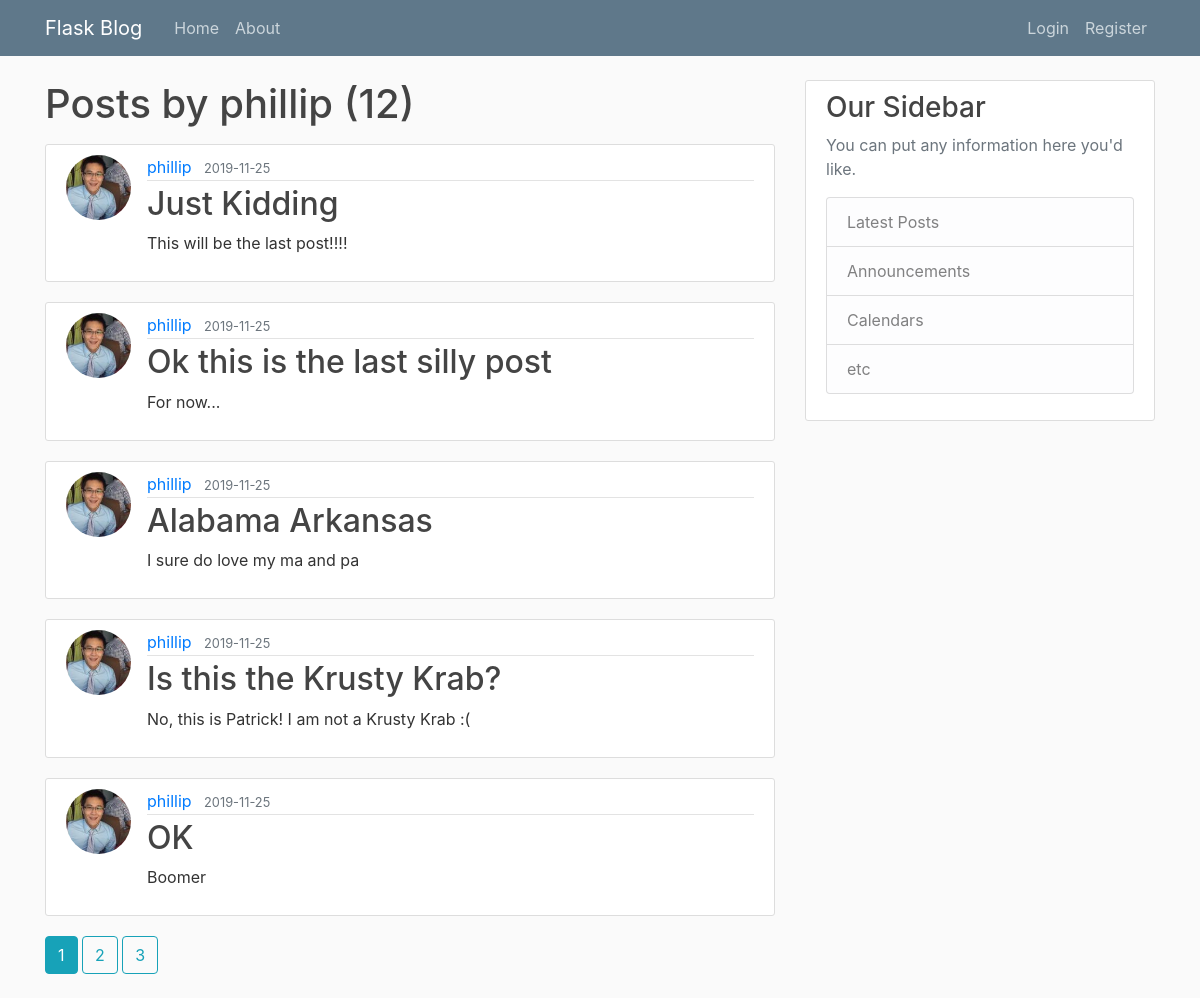
The page /user/phillip on the database its author committed.
### flaskblog/models.py (models this page shows, shortened)
class User(db.Model, UserMixin):
    id = db.Column(db.Integer, primary_key=True)
    username = db.Column(db.String(20), unique=True, nullable=False)
    email = db.Column(db.String(120), unique=True, nullable=False)
    image_file = db.Column(db.String(20), nullable=False, default='default.jpg')
    password = db.Column(db.String(60), nullable=False)
    posts = db.relationship('Post', backref='author', lazy=True)

class Post(db.Model):
    id = db.Column(db.Integer, primary_key=True)
    title = db.Column(db.String(100), nullable=False)
    date_posted = db.Column(db.DateTime, nullable=False, default=datetime.utcnow)
    content = db.Column(db.Text, nullable=False)
    user_id = db.Column(db.Integer, db.ForeignKey('user.id'), nullable=False)

### flaskblog/users/routes.py (the view)
@users.route("/user/<string:username>")
def user_posts(username):
    page = request.args.get('page', default=1, type=int)
    user = User.query.filter_by(username=username).first_or_404()
    posts = Post.query.filter_by(author=user) \
        .order_by(Post.date_posted.desc())\
        .paginate(page=page, per_page=5)
    return render_template('user_post.html', posts=posts, user=user)

### flaskblog/templates/user_post.html
{% extends "layout.html" %}
{% block content %}
    <h1 class="mb-3">Posts by {{ user.username }} ({{ posts.total }})</h1>
    {% for post in posts.items %}
        <article class="media content-section">
            <img class="rounded-circle article-img" src="{{ url_for('static', filename='profile_pics/' + post.author.image_file) }}">
            <div class="media-body">
                <div class="article-metadata">
                    <a class="mr-2" href="{{ url_for('users.user_posts', username=post.author.username) }}">{{ post.author.username }}</a>
                    <small class="text-muted">{{ post.date_posted.strftime('%Y-%m-%d') }}</small>
                </div>
                <h2><a class="article-title" href="{{ url_for('posts.post', post_id=post.id) }}">{{ post.title }}</a></h2>
                <p class="article-content">{{ post.content }}</p>
            </div>
        </article>
    {% endfor %}
    {% for page_num in posts.iter_pages(left_edge=1, right_edge=1, left_current=1, right_current=2) %}
        {% if page_num %}
            {% if page_num == posts.page %}
                <a class="btn btn-info mb-4" href="{{ url_for('users.user_posts', username=user.username, page=page_num) }}">{{ page_num }}</a>
            {% else %}
                <a class="btn btn-outline-info mb-4" href="{{ url_for('users.user_posts', username=user.username, page=page_num) }}">{{ page_num }}</a>
            {% endif %}
        {% else %}
            ...
        {% endif %}
    {% endfor %}
{% endblock content %}

### flaskblog/static/main.css (style rules this page uses)
body { background: #fafafa; color: #333333; margin-top: 5rem; }
h1, h2, h3, h4, h5, h6 { color: #444444; }
.content-section { background: #ffffff; padding: 10px 20px; border: 1px solid #dddddd; border-radius: 3px; margin-bottom: 20px; }
.article-title { color: #444444; }
.article-content { white-space: pre-line; }
.article-img { height: 65px; width: 65px; margin-right: 16px; }
.article-metadata { padding-bottom: 1px; margin-bottom: 4px; border-bottom: 1px solid #e3e3e3 }

### rows shown on the page
User: username "phillip"
Post: image_file (picture), author.username "phillip", date_posted "2019-11-25", title "Just Kidding", content "This will be the last post!!!!"
Post: image_file (picture), author.username "phillip", date_posted "2019-11-25", title "Ok this is the last silly post", content "For now..."
Post: image_file (picture), author.username "phillip", date_posted "2019-11-25", title "Alabama Arkansas", content "I sure do love my ma and pa"
Post: image_file (picture), author.username "phillip", date_posted "2019-11-25", title "Is this the Krusty Krab?", content "No, this is Patrick! I am not a Krusty Krab :("
Post: image_file (picture), author.username "phillip", date_posted "2019-11-25", title "OK", content "Boomer"

### other values the page prints
{{ posts.total }} "12"
{{ page_num }} "1"
{{ page_num }} "2" "3"
